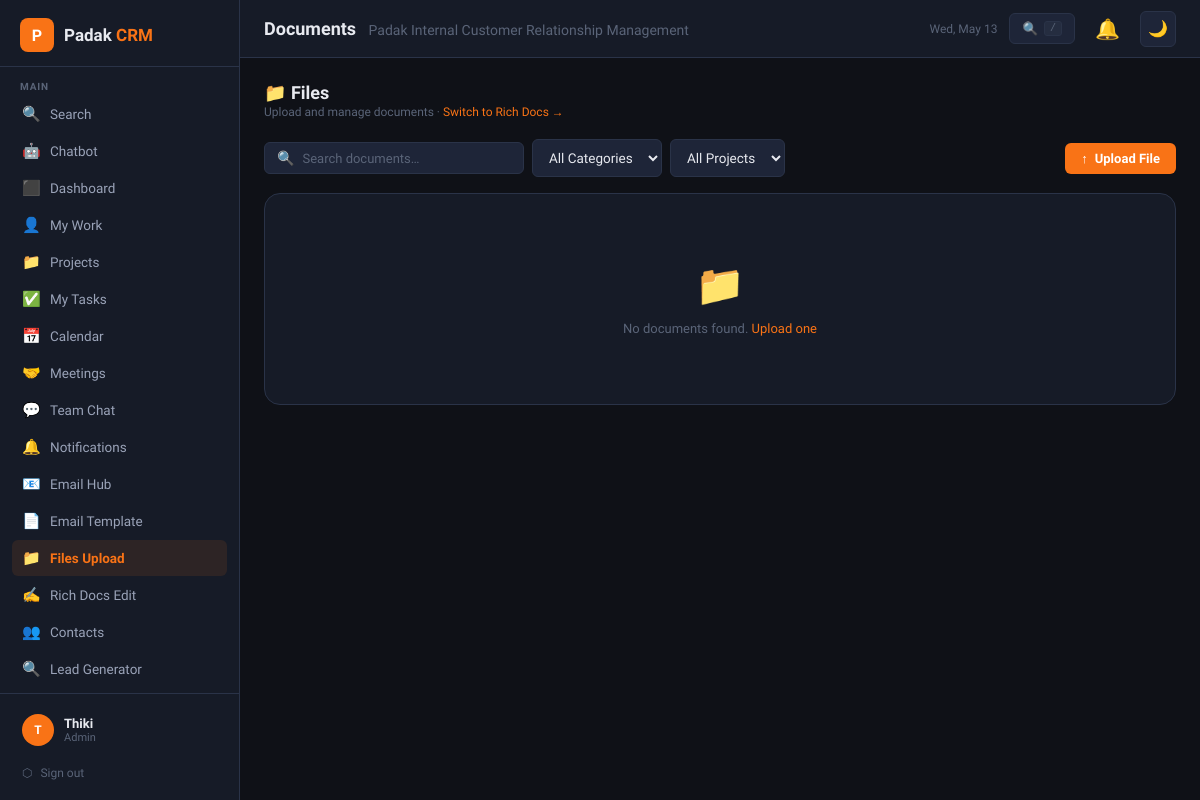
The page /documents.php (signed in) on the database as committed earlier.
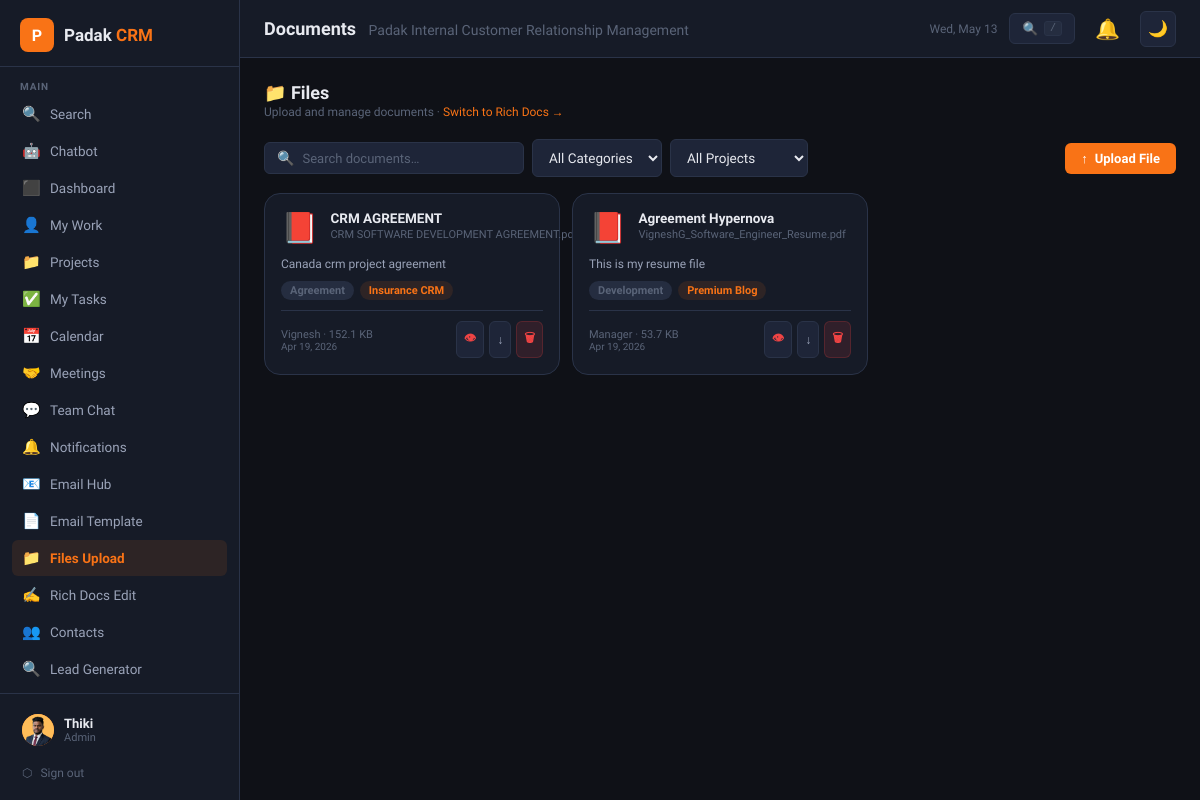
The same page on the database as committed later.
### tables this page shows
CREATE TABLE `documents` (
  `id` int(11) NOT NULL,
  `title` varchar(250) NOT NULL,
  `description` text DEFAULT NULL,
  `filename` varchar(255) NOT NULL,
  `original_name` varchar(255) NOT NULL,
  `file_size` bigint(20) DEFAULT 0,
  `file_type` varchar(100) DEFAULT NULL,
  `project_id` int(11) DEFAULT NULL,
  `contact_id` int(11) DEFAULT NULL,
  `task_id` int(11) DEFAULT NULL,
  `lead_id` int(11) DEFAULT NULL,
  `category` varchar(100) DEFAULT 'General',
  `access` enum('all','admin','manager') DEFAULT 'all',
  `uploaded_by` int(11) NOT NULL,
  `created_at` datetime DEFAULT current_timestamp()
);

CREATE TABLE `projects` (
  `id` int(11) NOT NULL,
  `title` varchar(200) NOT NULL,
  `description` text DEFAULT NULL,
  `contact_id` int(11) DEFAULT NULL,
  `status` enum('planning','active','on_hold','completed','cancelled') DEFAULT 'planning',
  `priority` enum('low','medium','high','urgent') DEFAULT 'medium',
  `start_date` date DEFAULT NULL,
  `due_date` date DEFAULT NULL,
  `budget` decimal(12,2) DEFAULT NULL,
  `currency` varchar(10) DEFAULT 'LKR',
  `progress` int(11) DEFAULT 0,
  `created_by` int(11) NOT NULL,
  `created_at` datetime DEFAULT current_timestamp(),
  `updated_at` datetime DEFAULT current_timestamp() ON UPDATE current_timestamp()
);

CREATE TABLE `users` (
  `id` int(11) NOT NULL,
  `name` varchar(100) NOT NULL,
  `email` varchar(150) NOT NULL,
  `password` varchar(255) NOT NULL,
  `role` enum('admin','manager','member') DEFAULT 'member',
  `avatar` varchar(255) DEFAULT NULL,
  `phone` varchar(30) DEFAULT NULL,
  `department` varchar(100) DEFAULT NULL,
  `department_role` enum('general','tele_caller','digital_marketing','software_developer','graphics_designer') DEFAULT 'general',
  `status` enum('active','inactive') DEFAULT 'active',
  `last_login` datetime DEFAULT NULL,
  `created_at` datetime DEFAULT current_timestamp()
);

### config.php (called while the page is built, shortened)
<?php
function currentUser(): array {
    return [
        'id'   => $_SESSION['crm_user_id'] ?? 0,
        'name' => $_SESSION['crm_name'] ?? '',
        'role' => $_SESSION['crm_role'] ?? '',
        'email'=> $_SESSION['crm_email'] ?? '',
        'avatar'=> $_SESSION['crm_avatar'] ?? null,
    ];
}
function isAdmin(): bool { return ($_SESSION['crm_role'] ?? '') === 'admin'; }
function isManager(): bool { return in_array($_SESSION['crm_role'] ?? '', ['admin','manager']); }
function deptCan(array $allowed_depts): bool {
    if (isAdmin() || isManager()) return true;
    $dept = getDeptRole();
    return in_array($dept, $allowed_depts, true);
}
function h(string $s): string { return htmlspecialchars($s, ENT_QUOTES, 'UTF-8'); }
function formatSize(int $bytes): string {
    if ($bytes >= 1024) return round($bytes/1024, 1).' KB';
    return $bytes.' B';
}
function fDate(?string $d, string $fmt = 'M j, Y'): string {
    return date($fmt, strtotime($d));
}

### documents.php (the view, shortened to what this page needs)
<?php
require_once 'config.php';
require_once 'includes/layout.php';
$db   = getCRMDB();
$user = currentUser();
$uid  = (int)$user['id'];
$proj_filter = (int)($_GET['project_id'] ?? 0);
$search      = trim($_GET['q'] ?? '');
$fw = "1=1";
$fw .= " AND d.category != 'Attachment'";
$docs = $db->query("
    SELECT d.*, u.name AS uploader, p.title AS proj_title
    FROM documents d
    LEFT JOIN users u ON u.id=d.uploaded_by
    LEFT JOIN projects p ON p.id=d.project_id
    WHERE $fw ORDER BY d.created_at DESC
")->fetch_all(MYSQLI_ASSOC);
function docIcon(string $name): string {
    $ext = strtolower(pathinfo($name, PATHINFO_EXTENSION));
    return match(true) {
        $ext === 'pdf'                                   => '📕',
        in_array($ext, ['doc','docx'])                   => '📘',
        in_array($ext, ['xls','xlsx'])                   => '📗',
        in_array($ext, ['ppt','pptx'])                   => '📙',
        in_array($ext, ['jpg','jpeg','png','gif','webp']) => '🖼',
        in_array($ext, ['zip','rar'])                    => '🗜',
        $ext === 'txt'                                   => '📝',
        default                                          => '📄',
    };
}
renderLayout('Documents', 'documents');
?>
<div style="display:flex;align-items:center;justify-content:space-between;margin-bottom:20px;flex-wrap:wrap;gap:10px">
    <div>
        <div style="font-family:var(--font-display);font-size:18px;font-weight:700">📁 Files</div>
        <div style="font-size:12px;color:var(--text3);margin-top:2px">Upload and manage documents · <a href="rich_docs.php" style="color:var(--orange)">Switch to Rich Docs →</a></div>
    </div>
</div>
<div class="doc-filter">
    <form method="GET" class="doc-filter-left" id="filter-form">
        <div class="search-box" style="min-width:180px;flex:1;max-width:260px">
            <span style="color:var(--text3)">🔍</span>
            <input type="text" name="q" placeholder="Search documents…" value="<?= h($search) ?>">
        </div>
        <select name="cat" class="form-control" style="width:auto" onchange="this.form.submit()">
            <option value="">All Categories</option>
        </select>
        <?php if (!$proj_filter): ?>
        <select name="project_id" class="form-control" style="width:auto" onchange="this.form.submit()">
            <option value="">All Projects</option>
        </select>
        <?php endif; ?>
    </form>
    <button class="btn btn-primary" onclick="openModal('modal-upload')" style="flex-shrink:0">↑ <span>Upload File</span></button>
</div>
<?php if (empty($docs)): ?>
<div class="card">
    <div class="empty-state">
        <div class="icon">📁</div>
        <p>No documents found. <a href="#" onclick="openModal('modal-upload')" style="color:var(--orange)">Upload one</a></p>
    </div>
</div>
<?php else: ?>
<div class="doc-grid">
    <?php foreach ($docs as $d):
        $ext    = strtolower(pathinfo($d['original_name'], PATHINFO_EXTENSION));
        $is_pdf = $ext === 'pdf';
        $can_delete = ($d['uploaded_by'] == $uid || isManager());
    ?>
    <div class="doc-card">
        <div class="doc-card-top">
            <span style="font-size:30px;flex-shrink:0"><?= docIcon($d['original_name']) ?></span>
            <div class="doc-card-body">
                <div style="font-size:13.5px;font-weight:700;color:var(--text);margin-bottom:2px;word-break:break-word"><?= h($d['title']) ?></div>
                <div style="font-size:11px;color:var(--text3);white-space:nowrap;overflow:hidden;text-overflow:ellipsis" title="<?= h($d['original_name']) ?>"><?= h($d['original_name']) ?></div>
            </div>
        </div>
        <?php if (!empty($d['description'])): ?>
        <p style="font-size:12px;color:var(--text2);margin-bottom:8px;line-height:1.5"><?= h(mb_substr($d['description'],0,80)).(mb_strlen($d['description'])>80?'…':'') ?></p>
        <?php endif; ?>
        <div style="display:flex;gap:6px;flex-wrap:wrap;margin-bottom:10px">
            <span class="badge" style="background:var(--bg4);color:var(--text3)"><?= h($d['category']) ?></span>
            <?php if ($d['proj_title']): ?>
            <span class="badge" style="background:var(--orange-bg);color:var(--orange)"><?= h($d['proj_title']) ?></span>
            <?php endif; ?>
        </div>
        <div class="doc-card-footer">
            <div>
                <div style="font-size:11px;color:var(--text3)"><?= h($d['uploader']) ?> · <?= formatSize((int)$d['file_size']) ?></div>
                <div style="font-size:10px;color:var(--text3)"><?= fDate($d['created_at'],'M j, Y') ?></div>
            </div>
            <div style="display:flex;gap:5px">
                <?php if ($is_pdf): ?>
                <button class="btn btn-ghost btn-sm btn-icon" title="Preview PDF"
                    onclick="openPdfViewer(<?= $d['id'] ?>,<?= htmlspecialchars(json_encode($d['title']), ENT_QUOTES) ?>)"
                    style="color:var(--red)">👁</button>
                <?php endif; ?>
                <a href="documents.php?download=<?= $d['id'] ?>" class="btn btn-ghost btn-sm btn-icon" title="Download">↓</a>
                <?php if ($can_delete): ?>
                <form method="POST" onsubmit="return confirm('Delete this document?')" style="display:inline">
                    <button type="submit" class="btn btn-danger btn-sm btn-icon" title="Delete">🗑</button>
                </form>
                <?php endif; ?>
            </div>
        </div>
    </div>
    <?php endforeach; ?>
</div>
<?php endif; ?>
<?php renderLayoutEnd(); ?>

### includes/layout.php (shortened to what this page needs)
<?php
function renderLayout(string $pageTitle, string $activePage): void {
    $user = currentUser();
    $initials = implode('', array_map(fn($w) => strtoupper($w[0]), explode(' ', $user['name'])));
    $initials = substr($initials, 0, 2);
?>
<!DOCTYPE html>
<html lang="en" data-theme="dark">
<head>
</head>
<body>
<nav id="sidebar">
  <div class="sidebar-logo">
    <div class="logo-mark">P</div>
    <div class="logo-text">Padak <span>CRM</span></div>
  </div>
  <div class="nav-section">
    <div class="nav-label">Main</div>
    <a href="search.php" class="nav-item <?= $activePage==='search'?'active':'' ?>">
        <span class="icon">🔍</span> Search
    </a>
    <a href="chatbot.php" class="nav-item <?= $activePage==='chatbot'?'active':'' ?>">
        <span class="icon">🤖</span> Chatbot
    </a>
   <?php if (isManager()): ?>
    <a href="dashboard.php" class="nav-item <?= $activePage==='dashboard'?'active':'' ?>">
        <span class="icon">⬛</span> Dashboard
    </a>
   <?php endif; ?>
    <a href="mywork.php" class="nav-item <?= $activePage==='mywork'?'active':'' ?>">
        <span class="icon">👤</span> My Work
    </a>
    <?php if (deptCan(['general','software_developer'])): ?>
    <a href="projects.php" class="nav-item <?= $activePage==='projects'?'active':'' ?>">
        <span class="icon">📁</span> Projects
    </a>
    <?php endif; ?>
    <a href="tasks.php" class="nav-item <?= $activePage==='tasks'?'active':'' ?>">
        <span class="icon">✅</span> My Tasks
    </a>
    <a href="calendar.php" class="nav-item <?= $activePage==='calendar'?'active':'' ?>">
        <span class="icon">📅</span> Calendar
    </a>
    <a href="meetings.php" class="nav-item <?= $activePage==='meetings'?'active':'' ?>">
       <span class="icon">🤝</span> Meetings
    </a>
    <a href="chat.php" class="nav-item <?= $activePage==='chat'?'active':'' ?>">
        <span class="icon">💬</span> Team Chat
    </a>
    <a href="notifications.php" class="nav-item <?= $activePage==='notifications'?'active':'' ?>">
        <span class="icon">🔔</span> Notifications
    </a>
    <?php if (deptCan(['general'])):  ?>
    <a href="emails.php" class="nav-item <?= $activePage==='emails'?'active':'' ?>">
        <span class="icon">📧</span> Email Hub
    </a>
    <?php endif; ?>
    <?php if (deptCan(['general','digital_marketing'])): ?>
    <a href="email_template.php" class="nav-item <?= $activePage==='email_template'?'active':'' ?>">
        <span class="icon">📄</span> Email Template
    </a>
    <?php endif; ?>
    <a href="documents.php" class="nav-item <?= $activePage==='documents'?'active':'' ?>">
        <span class="icon">📁</span> Files Upload
    </a>
    <a href="rich_docs.php" class="nav-item <?= $activePage==='rich_docs'?'active':'' ?>">
        <span class="icon">✍</span> Rich Docs Edit
    </a>
    <?php if (deptCan(['general'])): ?>
    <a href="contacts.php" class="nav-item <?= $activePage==='contacts'?'active':'' ?>">
        <span class="icon">👥</span> Contacts
    </a>
    <?php endif; ?>
    <?php if (deptCan(['tele_caller','general'])):  ?>
    <a href="lead_generator.php" class="nav-item <?= $activePage==='lead_generator'?'active':'' ?>">
        <span class="icon">🔍</span> Lead Generator
    </a>
    <a href="lead_stored.php" class="nav-item <?= $activePage==='lead_stored'?'active':'' ?>">
    </a>
    <?php endif; ?>
  </div>
  <div class="sidebar-footer">
    <a href="profile.php" class="user-card">
      <div class="avatar">
        <?php if ($user['avatar']): ?>
          <img src="uploads/avatars/<?= h($user['avatar']) ?>" alt="">
        <?php else: echo h($initials); endif; ?>
      </div>
      <div class="user-info">
        <div class="user-name"><?= h($user['name']) ?></div>
        <div class="user-role"><?= h($user['role']) ?></div>
      </div>
    </a>
    <a href="logout.php" style="display:flex;align-items:center;gap:8px;padding:8px 10px;color:var(--text3);font-size:12px;margin-top:4px;border-radius:var(--radius-sm);transition:background .15s" onmouseover="this.style.background='var(--bg3)'" onmouseout="this.style.background=''">
      <span>⬡</span> Sign out
    </a>
  </div>
</nav>
<div id="main">
  <header id="header">
    <div class="header-title"><?= h($pageTitle) ?> <span><?= SITE_NAME ?></span></div>
    <span style="font-size:12px;color:var(--text3)"><?= date('D, M j') ?></span>
    <a href="search.php" id="header-search-btn" title="Search (press /)" style="display:flex;align-items:center;gap:6px;padding:7px 12px;background:var(--bg3);border:1px solid var(--border);border-radius:var(--radius-sm);color:var(--text3);font-size:12.5px;text-decoration:none;transition:border-color .15s,color .15s;flex-shrink:0" onmouseover="this.style.borderColor='var(--orange)';this.style.color='var(--orange)'" onmouseout="this.style.borderColor='var(--border)';this.style.color='var(--text3)'">
      🔍 <span style="display:none" id="hs-text">Search</span>
      <kbd style="font-size:10px;background:var(--bg4);border:1px solid var(--border);border-radius:3px;padding:1px 5px">/</kbd>
    </a>
    <button id="notif-btn" onclick="toggleNotifPanel()" title="Notifications" aria-label="Notifications">
      🔔
    </button>
    <button id="theme-toggle" onclick="toggleTheme()" title="Toggle dark/light mode" aria-label="Toggle theme">
      <span class="icon-dark">🌙</span>
    </button>
  </header>
  <main id="content">
<?php
}
function renderLayoutEnd(): void {
?>
  </main>
</div>
</body>
</html>
<?php
}

### documents.php (style rules this page uses)
.doc-filter { display:flex;align-items:center;justify-content:space-between;gap:10px;margin-bottom:16px;flex-wrap:wrap }
.doc-filter-left { display:flex;gap:8px;flex-wrap:wrap;align-items:center;flex:1 }
.doc-grid { display:grid;grid-template-columns:repeat(auto-fill,minmax(268px,1fr));gap:12px }
.doc-card { background:var(--bg2);border:1px solid var(--border);border-radius:var(--radius-lg);padding:16px;display:flex;flex-direction:column;transition:border-color .15s,box-shadow .15s }
.doc-card-top { display:flex;align-items:flex-start;gap:12px;margin-bottom:10px }
.doc-card-body { flex:1 }
.doc-card-footer { display:flex;justify-content:space-between;align-items:center;border-top:1px solid var(--border);padding-top:10px;margin-top:auto }

Rows that differ between the two databases and show on the page:
added documents: original_name "📕", title "CRM AGREEMENT", original_name "CRM SOFTWARE DEVELOPMENT AGREEMENT.pdf", description "Canada crm project agreement", category "Agreement", project.title "Insurance CRM", uploaded_by.name "Vignesh", file_size "152.1 KB", created_at "Apr 19, 2026"
added documents: original_name "📕", title "Agreement Hypernova", original_name "VigneshG_Software_Engineer_Resume.pdf", description "This is my resume file", category "Development", project.title "Premium Blog", uploaded_by.name "Manager", file_size "53.7 KB", created_at "Apr 19, 2026"
Other text that changed with them:
$initials: "T" → (not shown)
text no longer shown: "📁 No documents found. Upload one"
